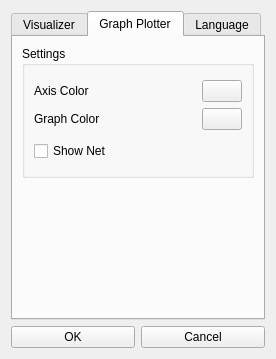
<?xml version="1.0" encoding="UTF-8"?>
<ui version="4.0">
 <class>PreferencesDialog</class>
 <widget class="QDialog" name="PreferencesDialog">
  <property name="geometry">
   <rect>
    <x>0</x>
    <y>0</y>
    <width>293</width>
    <height>350</height>
   </rect>
  </property>
  <property name="sizePolicy">
   <sizepolicy hsizetype="Fixed" vsizetype="Fixed">
    <horstretch>0</horstretch>
    <verstretch>0</verstretch>
   </sizepolicy>
  </property>
  <property name="minimumSize">
   <size>
    <width>270</width>
    <height>350</height>
   </size>
  </property>
  <property name="maximumSize">
   <size>
    <width>293</width>
    <height>350</height>
   </size>
  </property>
  <property name="windowTitle">
   <string>Preferences</string>
  </property>
  <property name="windowIcon">
   <iconset resource="resources.qrc">
    <normaloff>:/pics/pics/settings.png</normaloff>:/pics/pics/settings.png</iconset>
  </property>
  <property name="styleSheet">
   <string notr="true">QWidget, QMenuBar::item {
	background-color: qlineargradient(x1: 0, y1: 0, x2: 0, y2: 1,
                                      stop: 0 #c5d8ef, stop: 1 #89a5c3);
}

QLabel, QSlider {
	background-color: transparent;
}a</string>
  </property>
  <property name="locale">
   <locale language="English" country="UnitedStates"/>
  </property>
  <layout class="QHBoxLayout" name="horizontalLayout_2">
   <property name="sizeConstraint">
    <enum>QLayout::SetFixedSize</enum>
   </property>
   <item>
    <layout class="QVBoxLayout" name="verticalLayout">
     <property name="sizeConstraint">
      <enum>QLayout::SetDefaultConstraint</enum>
     </property>
     <item>
      <widget class="QTabWidget" name="tabWidget">
       <property name="currentIndex">
        <number>1</number>
       </property>
       <property name="elideMode">
        <enum>Qt::ElideNone</enum>
       </property>
       <property name="usesScrollButtons">
        <bool>false</bool>
       </property>
       <widget class="QWidget" name="tab">
        <attribute name="icon">
         <iconset resource="resources.qrc">
          <normaloff>:/pics/pics/line_chart.png</normaloff>:/pics/pics/line_chart.png</iconset>
        </attribute>
        <attribute name="title">
         <string>Visualizer</string>
        </attribute>
        <layout class="QVBoxLayout" name="verticalLayout_8">
         <item>
          <widget class="QGroupBox" name="groupBox">
           <property name="sizePolicy">
            <sizepolicy hsizetype="Expanding" vsizetype="Expanding">
             <horstretch>0</horstretch>
             <verstretch>0</verstretch>
            </sizepolicy>
           </property>
           <property name="minimumSize">
            <size>
             <width>0</width>
             <height>0</height>
            </size>
           </property>
           <property name="maximumSize">
            <size>
             <width>16777215</width>
             <height>16777215</height>
            </size>
           </property>
           <property name="title">
            <string>Settings</string>
           </property>
           <layout class="QVBoxLayout" name="verticalLayout_10">
            <item>
             <layout class="QHBoxLayout" name="horizontalLayout_7">
              <item>
               <layout class="QVBoxLayout" name="verticalLayout_6">
                <item>
                 <widget class="QLabel" name="label">
                  <property name="sizePolicy">
                   <sizepolicy hsizetype="Expanding" vsizetype="Preferred">
                    <horstretch>0</horstretch>
                    <verstretch>0</verstretch>
                   </sizepolicy>
                  </property>
                  <property name="maximumSize">
                   <size>
                    <width>16777215</width>
                    <height>25</height>
                   </size>
                  </property>
                  <property name="text">
                   <string>Selection Color</string>
                  </property>
                 </widget>
                </item>
                <item>
                 <widget class="QLabel" name="label_2">
                  <property name="sizePolicy">
                   <sizepolicy hsizetype="Expanding" vsizetype="Preferred">
                    <horstretch>0</horstretch>
                    <verstretch>0</verstretch>
                   </sizepolicy>
                  </property>
                  <property name="maximumSize">
                   <size>
                    <width>16777215</width>
                    <height>25</height>
                   </size>
                  </property>
                  <property name="text">
                   <string>Highlight Color</string>
                  </property>
                 </widget>
                </item>
               </layout>
              </item>
              <item>
               <layout class="QVBoxLayout" name="verticalLayout_4">
                <item>
                 <widget class="QPushButton" name="selection">
                  <property name="text">
                   <string/>
                  </property>
                 </widget>
                </item>
                <item>
                 <widget class="QPushButton" name="highlight">
                  <property name="text">
                   <string/>
                  </property>
                 </widget>
                </item>
               </layout>
              </item>
             </layout>
            </item>
            <item>
             <widget class="QCheckBox" name="names">
              <property name="text">
               <string>Show Node Names</string>
              </property>
              <property name="checked">
               <bool>true</bool>
              </property>
             </widget>
            </item>
            <item>
             <widget class="QCheckBox" name="computers">
              <property name="text">
               <string>Show Computer Load</string>
              </property>
              <property name="checked">
               <bool>true</bool>
              </property>
             </widget>
            </item>
            <item>
             <widget class="QCheckBox" name="storage">
              <property name="text">
               <string>Show Storage Load</string>
              </property>
              <property name="checked">
               <bool>true</bool>
              </property>
             </widget>
            </item>
            <item>
             <widget class="QCheckBox" name="router">
              <property name="text">
               <string>Show Router Load</string>
              </property>
              <property name="checked">
               <bool>true</bool>
              </property>
             </widget>
            </item>
            <item>
             <widget class="QCheckBox" name="channel">
              <property name="text">
               <string>Show Channel Load</string>
              </property>
              <property name="checked">
               <bool>true</bool>
              </property>
             </widget>
            </item>
           </layout>
          </widget>
         </item>
         <item>
          <spacer name="verticalSpacer_3">
           <property name="orientation">
            <enum>Qt::Vertical</enum>
           </property>
           <property name="sizeHint" stdset="0">
            <size>
             <width>20</width>
             <height>40</height>
            </size>
           </property>
          </spacer>
         </item>
        </layout>
       </widget>
       <widget class="QWidget" name="tab_2">
        <attribute name="icon">
         <iconset resource="resources.qrc">
          <normaloff>:/pics/pics/chart.png</normaloff>:/pics/pics/chart.png</iconset>
        </attribute>
        <attribute name="title">
         <string>Graph Plotter</string>
        </attribute>
        <layout class="QVBoxLayout" name="verticalLayout_3">
         <item>
          <widget class="QGroupBox" name="groupBox_2">
           <property name="sizePolicy">
            <sizepolicy hsizetype="Expanding" vsizetype="Expanding">
             <horstretch>0</horstretch>
             <verstretch>0</verstretch>
            </sizepolicy>
           </property>
           <property name="minimumSize">
            <size>
             <width>0</width>
             <height>0</height>
            </size>
           </property>
           <property name="maximumSize">
            <size>
             <width>16777215</width>
             <height>16777215</height>
            </size>
           </property>
           <property name="title">
            <string>Settings</string>
           </property>
           <layout class="QVBoxLayout" name="verticalLayout_9">
            <item>
             <layout class="QHBoxLayout" name="horizontalLayout_8">
              <item>
               <layout class="QVBoxLayout" name="verticalLayout_7">
                <item>
                 <widget class="QLabel" name="label_5">
                  <property name="sizePolicy">
                   <sizepolicy hsizetype="Expanding" vsizetype="Preferred">
                    <horstretch>0</horstretch>
                    <verstretch>0</verstretch>
                   </sizepolicy>
                  </property>
                  <property name="maximumSize">
                   <size>
                    <width>16777215</width>
                    <height>25</height>
                   </size>
                  </property>
                  <property name="text">
                   <string>Axis Color</string>
                  </property>
                 </widget>
                </item>
                <item>
                 <widget class="QLabel" name="label_6">
                  <property name="sizePolicy">
                   <sizepolicy hsizetype="Expanding" vsizetype="Preferred">
                    <horstretch>0</horstretch>
                    <verstretch>0</verstretch>
                   </sizepolicy>
                  </property>
                  <property name="maximumSize">
                   <size>
                    <width>16777215</width>
                    <height>25</height>
                   </size>
                  </property>
                  <property name="text">
                   <string>Graph Color</string>
                  </property>
                 </widget>
                </item>
               </layout>
              </item>
              <item>
               <layout class="QVBoxLayout" name="verticalLayout_5">
                <item>
                 <widget class="QPushButton" name="axis">
                  <property name="text">
                   <string/>
                  </property>
                 </widget>
                </item>
                <item>
                 <widget class="QPushButton" name="graph">
                  <property name="text">
                   <string/>
                  </property>
                 </widget>
                </item>
               </layout>
              </item>
             </layout>
            </item>
            <item>
             <widget class="QCheckBox" name="net">
              <property name="text">
               <string>Show Net</string>
              </property>
             </widget>
            </item>
           </layout>
          </widget>
         </item>
         <item>
          <spacer name="verticalSpacer_2">
           <property name="orientation">
            <enum>Qt::Vertical</enum>
           </property>
           <property name="sizeHint" stdset="0">
            <size>
             <width>20</width>
             <height>40</height>
            </size>
           </property>
          </spacer>
         </item>
        </layout>
       </widget>
       <widget class="QWidget" name="tab_3">
        <attribute name="title">
         <string>Language</string>
        </attribute>
        <layout class="QVBoxLayout" name="verticalLayout_2">
         <item>
          <widget class="QComboBox" name="languages">
           <property name="font">
            <font>
             <pointsize>12</pointsize>
            </font>
           </property>
          </widget>
         </item>
         <item>
          <spacer name="verticalSpacer">
           <property name="orientation">
            <enum>Qt::Vertical</enum>
           </property>
           <property name="sizeHint" stdset="0">
            <size>
             <width>20</width>
             <height>40</height>
            </size>
           </property>
          </spacer>
         </item>
        </layout>
       </widget>
      </widget>
     </item>
     <item>
      <layout class="QHBoxLayout" name="horizontalLayout">
       <property name="sizeConstraint">
        <enum>QLayout::SetDefaultConstraint</enum>
       </property>
       <item>
        <widget class="QPushButton" name="pushButton">
         <property name="text">
          <string>OK</string>
         </property>
        </widget>
       </item>
       <item>
        <widget class="QPushButton" name="pushButton_2">
         <property name="text">
          <string>Cancel</string>
         </property>
        </widget>
       </item>
      </layout>
     </item>
    </layout>
   </item>
  </layout>
 </widget>
 <resources>
  <include location="resources.qrc"/>
 </resources>
 <connections>
  <connection>
   <sender>pushButton</sender>
   <signal>clicked()</signal>
   <receiver>PreferencesDialog</receiver>
   <slot>OK()</slot>
   <hints>
    <hint type="sourcelabel">
     <x>50</x>
     <y>196</y>
    </hint>
    <hint type="destinationlabel">
     <x>95</x>
     <y>112</y>
    </hint>
   </hints>
  </connection>
  <connection>
   <sender>selection</sender>
   <signal>clicked()</signal>
   <receiver>PreferencesDialog</receiver>
   <slot>AxisColor()</slot>
   <hints>
    <hint type="sourcelabel">
     <x>142</x>
     <y>48</y>
    </hint>
    <hint type="destinationlabel">
     <x>90</x>
     <y>104</y>
    </hint>
   </hints>
  </connection>
  <connection>
   <sender>pushButton_2</sender>
   <signal>clicked()</signal>
   <receiver>PreferencesDialog</receiver>
   <slot>Cancel()</slot>
   <hints>
    <hint type="sourcelabel">
     <x>133</x>
     <y>196</y>
    </hint>
    <hint type="destinationlabel">
     <x>95</x>
     <y>112</y>
    </hint>
   </hints>
  </connection>
  <connection>
   <sender>highlight</sender>
   <signal>clicked()</signal>
   <receiver>PreferencesDialog</receiver>
   <slot>TaskColor()</slot>
   <hints>
    <hint type="sourcelabel">
     <x>142</x>
     <y>79</y>
    </hint>
    <hint type="destinationlabel">
     <x>90</x>
     <y>104</y>
    </hint>
   </hints>
  </connection>
  <connection>
   <sender>axis</sender>
   <signal>clicked()</signal>
   <receiver>PreferencesDialog</receiver>
   <slot>VertexColor()</slot>
   <hints>
    <hint type="sourcelabel">
     <x>134</x>
     <y>78</y>
    </hint>
    <hint type="destinationlabel">
     <x>90</x>
     <y>127</y>
    </hint>
   </hints>
  </connection>
  <connection>
   <sender>graph</sender>
   <signal>clicked()</signal>
   <receiver>PreferencesDialog</receiver>
   <slot>EdgeColor()</slot>
   <hints>
    <hint type="sourcelabel">
     <x>134</x>
     <y>107</y>
    </hint>
    <hint type="destinationlabel">
     <x>90</x>
     <y>127</y>
    </hint>
   </hints>
  </connection>
 </connections>
 <slots>
  <slot>AxisColor()</slot>
  <slot>TaskColor()</slot>
  <slot>DeliveriesColor()</slot>
  <slot>SelectedColor()</slot>
  <slot>OK()</slot>
  <slot>Cancel()</slot>
  <slot>VertexColor()</slot>
  <slot>EdgeColor()</slot>
  <slot>SelectionColor()</slot>
 </slots>
</ui>
